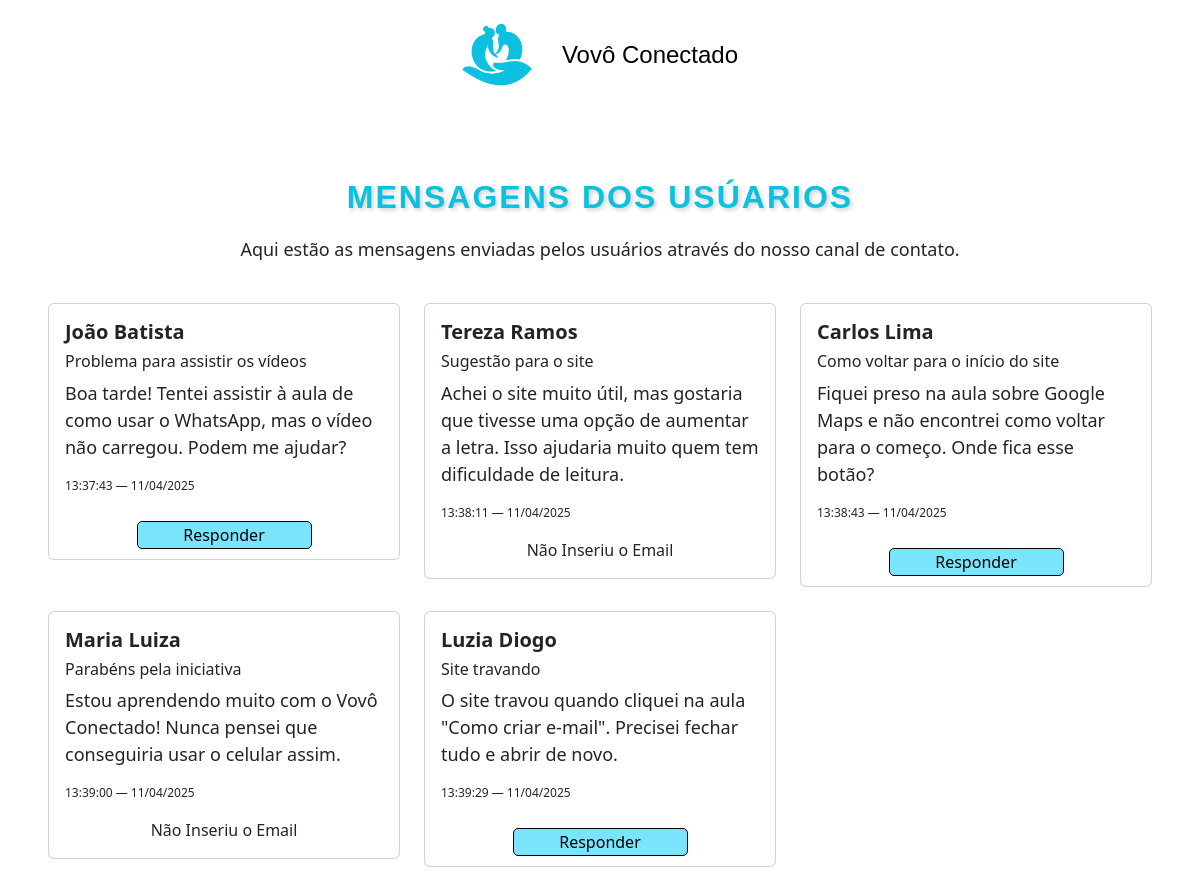
Page /mensagens (signed in) on the committed database.
### tables this page shows
CREATE TABLE Contato (
    ID INTEGER PRIMARY KEY AUTOINCREMENT,
    Nome TEXT,
    Email TEXT,
    Assunto TEXT,
    Mensagem TEXT,
    DataHora TEXT
);

### api/index.py (the view)
@app.route('/mensagens')
def Mensagens():
    if 'usuario' in session:
        banco = ligarBanco()
        cursor = banco.cursor()
        cursor.execute('SELECT * FROM contato')
        mensagens = cursor.fetchall()
        return render_template('Mensagens.html', mensagens=mensagens)
    return redirect('/adm')

### api/index.py (called while the page is built)
def ligarBanco():
    banco = g._database = sqlite3.connect('contato.db')
    return banco

### templates/Mensagens.html (shortened to what this page needs)
<!DOCTYPE html>
<html lang="pt-br">
<head>
    <link rel="stylesheet" href="/static/css/estilo.css">
    <link rel="stylesheet" href="/static/css/mensagem.css">
    <link rel="stylesheet" href="/static/css/barradepesquisa.css">
    <link href="https://cdn.jsdelivr.net/npm/bootstrap@5.3.3/dist/css/bootstrap.min.css" rel="stylesheet"
>
    <link rel="stylesheet" href="https://cdn.jsdelivr.net/npm/bootstrap-icons@1.11.3/font/bootstrap-icons.min.css">
</head>
<body>
<header>
    <div class="logo">
        <a href="/" class="linkhome"><img src="/static/imagem/%230cc0df-logo-azul.png" alt="Logo Vovô Conectado"
                                          class="logoimg">
            <h4>Vovô Conectado</h4></a>
    </div>
</header>
<section class="container-fluid depoimentos p-5">
    <div class="row">
        <div class="col-12 text-center">
            <h2 class="depoimentos h2">MENSAGENS DOS USÚARIOS </h2>
            <p class="depoimentosp">Aqui estão as mensagens enviadas pelos usuários através do nosso canal de
                contato.</p>
        </div>
    </div>
    <div class="row">
        {% for mensagem in mensagens %}
            <div class="col-lg-4 col-md-6 col-sm-12">
                <div class="card mb-4 card-msg">
                    <div class="card-body">
                        <h5 class="card-title">{{ mensagem[1] }}</h5>
                        <h6 class="card-title2">{{ mensagem[3] }}</h6>
                        <p class="card-text">{{ mensagem[4] }}</p>
                        <p class="card-texthr datahora">{{ mensagem[5] }}</p>
                    </div>
                    <div class="botaocard text-center">
                        {% if mensagem[2] %}
                            <button class="botao "><a href="mailto:{{ mensagem[2] }}" target="_blank">Responder</a>
                            </button>
                        {% else %}
                            <p>Não Inseriu o Email</p>
                        {% endif %}
                    </div>
                </div>
            </div>
        {% endfor %}
    </div>
</section>
</body>
</html>

### static/css/estilo.css (style rules this page uses)
body { margin: 0; padding: 0; font-family: Verdana, Geneva, Tahoma, sans-serif; overflow-x: hidden; }
header { display: flex; flex-direction: row; justify-content: space-around; align-items: center; padding: 20px; background-color: white; }
.logo { display: flex; align-items: center; gap: 20px; }
.logoimg { width: 70px; height: 70px; display: flex; justify-content: center; flex-direction: row; }
.linkhome { text-decoration: none; color: black; display: flex; justify-content: center; flex-direction: row; align-items: center; gap: 30px; }
.logo h4 { font-family: 'Arial', sans-serif; font-size: 24px; margin: 0; transition: color 0.8s ease; }
.card-body { font-size: 23px; }

### static/css/mensagem.css (style rules this page uses)
.card-texthr { text-align: start; font-size: 12px; margin: 0; }
.card-text { font-size: 18px; }
.card-title { font-weight: bold; font-size: 20px; }
.card-title2 { font-size: 16px; }
.depoimentos h2 { color: #0cc0df; font-family: 'Arial', sans-serif; font-size: 2.0rem; font-weight: bold; text-transform: uppercase; letter-spacing: 2px; margin: 20px 0; text-shadow: 2px 2px 4px rgba(0, 0, 0, 0.2); }
.depoimentosp { font-size: 18px; margin-bottom: 40px; }
.card-msg { display: flex; justify-content: center; flex-direction: column; }
.botao { text-align: center; align-items: center; margin: 10px; width: 50%; background-color: #7ae4fc; border: 1px solid black; border-radius: 5px; transition: 0.8s; }
.botao a { text-decoration: none; color: black; }

### rows in the picture
Contato: Nome "João Batista", Assunto "Problema para assistir os vídeos", Mensagem "Boa tarde! Tentei assistir à aula de como usar o WhatsApp, mas o vídeo não carregou. Podem me ajudar?"
Contato: Nome "Tereza Ramos", Assunto "Sugestão para o site", Mensagem "Achei o site muito útil, mas gostaria que tivesse uma opção de aumentar a letra. Isso ajudaria muito quem tem dificuldade de leitura.", Email "Não Inseriu o Email"
Contato: Nome "Carlos Lima", Assunto "Como voltar para o início do site", Mensagem "Fiquei preso na aula sobre Google Maps e não encontrei como voltar para o começo. Onde fica esse botão?"
Contato: Nome "Maria Luiza", Assunto "Parabéns pela iniciativa", Mensagem "Estou aprendendo muito com o Vovô Conectado! Nunca pensei que conseguiria usar o celular assim.", Email "Não Inseriu o Email"
Contato: Nome "Luzia Diogo", Assunto "Site travando", Mensagem "O site travou quando cliquei na aula \"Como criar e-mail\". Precisei fechar tudo e abrir de novo."
